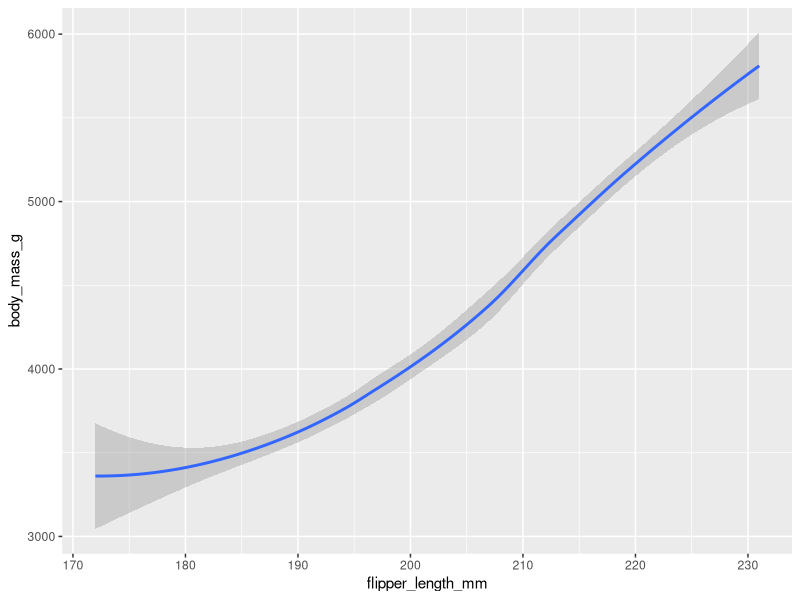
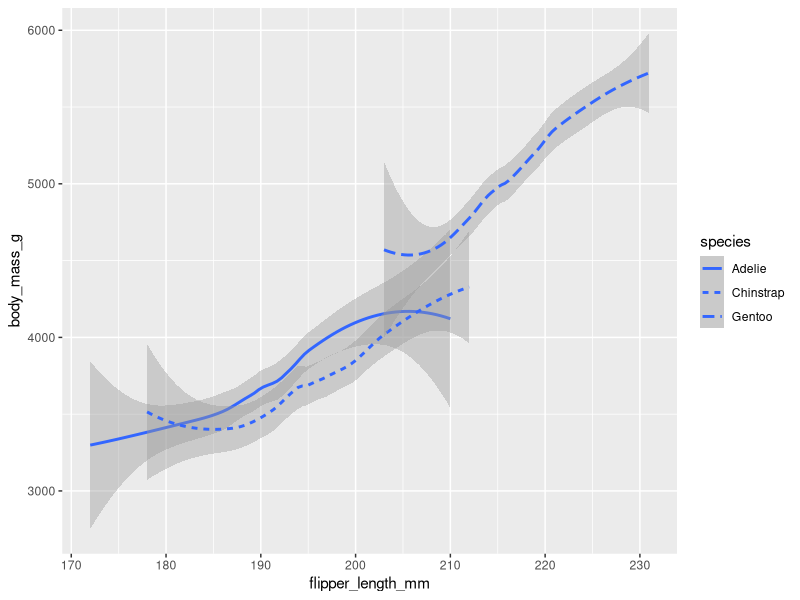
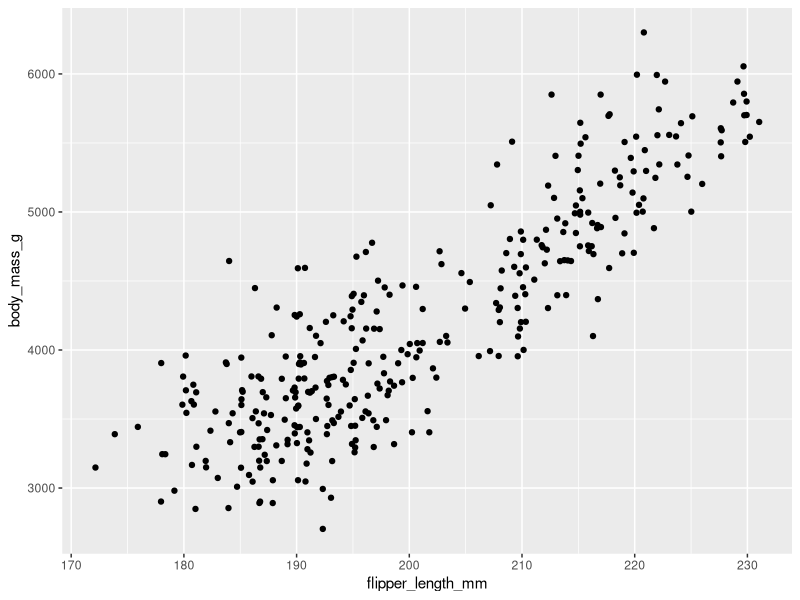
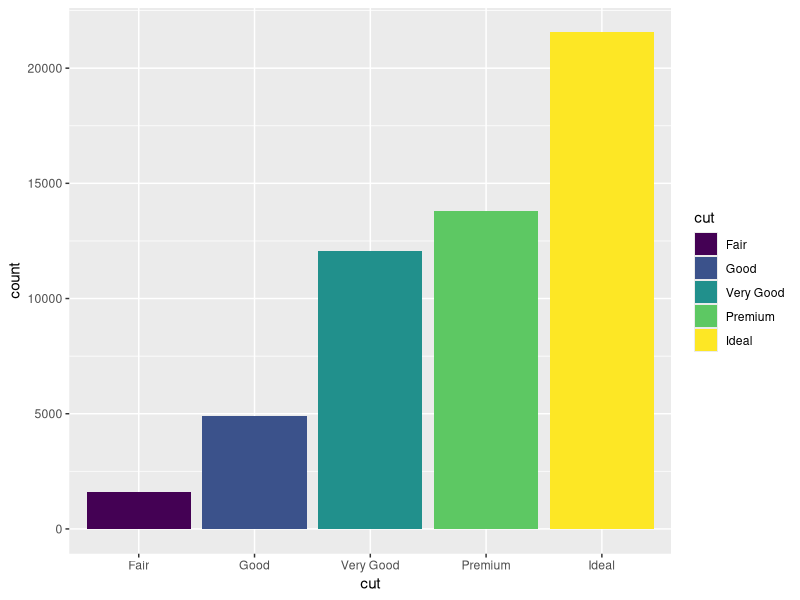

Recreate these plots in R, in order.

library(ggplot2)
library(palmerpenguins)

ggplot(data = penguins) +
  geom_smooth(aes(x = flipper_length_mm, y = body_mass_g))
geom_point(mapping=aes(x=flipper_length_mm,y=body_mass_g))

ggplot(data=penguins)+
  geom_smooth(mapping=aes(x=flipper_length_mm,y=body_mass_g,linetype=species))
ggplot(data=penguins)+
  geom_jitter(mapping=aes(x=flipper_length_mm,y=body_mass_g))

ggplot(data=diamonds)+
  geom_bar(mapping=aes(x=cut, fill=cut))